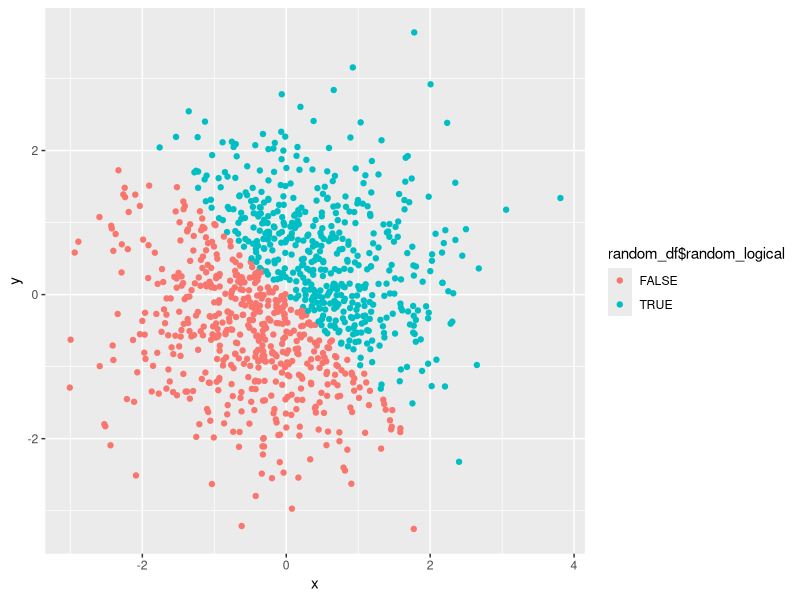
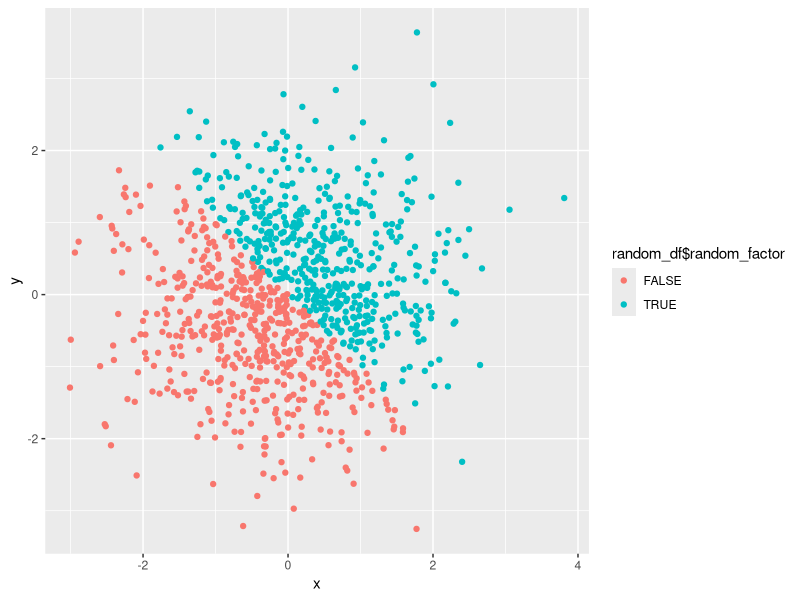
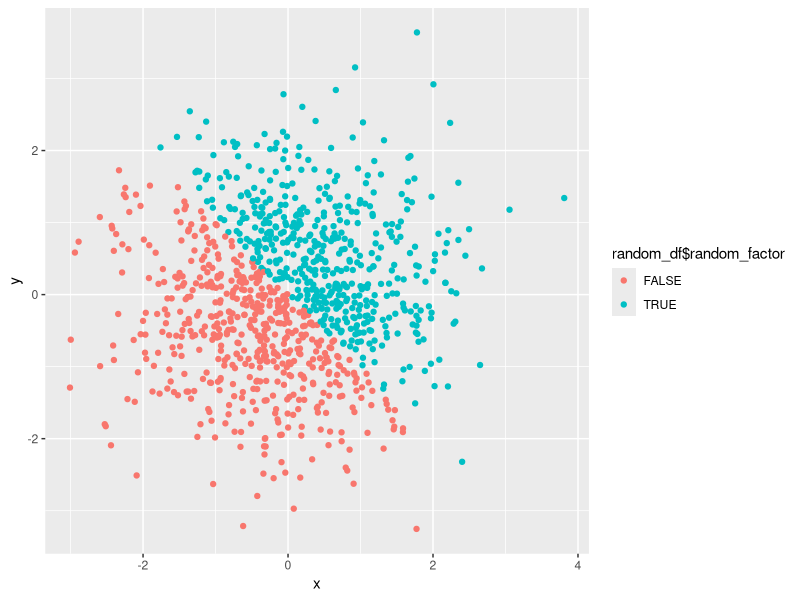
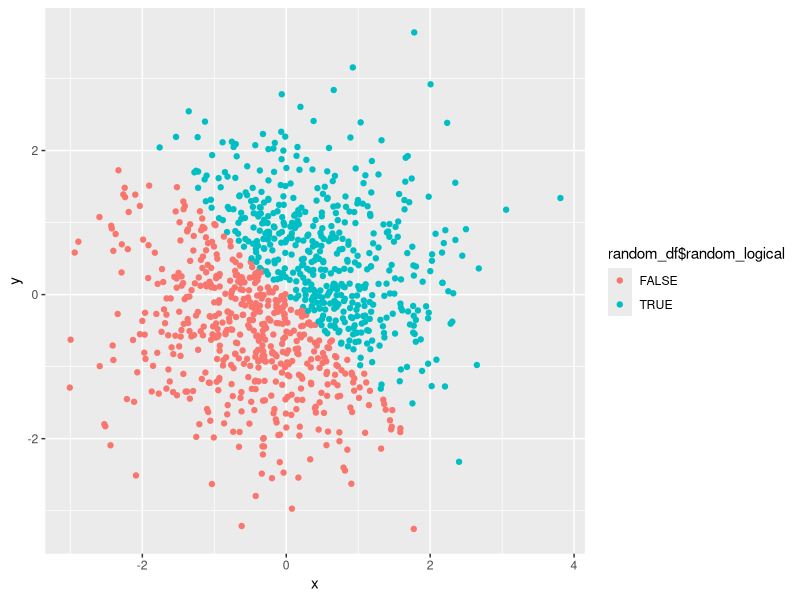

R code for these plots, in order:
## ---- chunk 1
knitr::opts_chunk$set(echo = TRUE, warning = FALSE, message = FALSE)
library (tidyverse)
## ---- chunk 2
set.seed(1)

question_one_df = tibble(
  uniform_samp = runif(10, 0, 5),
  logical_vec_one = c((uniform_samp)>2),
  character_vec_one = c("This", "is", "a", "character", "vector", "that", "has", "length", "of", "ten"),
  factor_vec_one = factor(c("male", "female","male", "female","male", "female","male", "female","male", "female")
))

## ---- chunk 3
question_one_numeric_df = tibble(
  logical_vec_one_numeric = as.numeric(question_one_df$logical_vec_one),
  character_vec_one_numeric = as.numeric(question_one_df$character_vec_one),
  factor_vec_one_numeric =  as.numeric(question_one_df$factor_vec_one)
)

## ---- chunk 4
double_conversion_df = tibble(
  character_vec_one_double = as.numeric(factor(c(question_one_df$character_vec_one))),
  factor_vec_one_double =  as.numeric(as.character(question_one_df$factor_vec_one))
)

## ---- chunk 5
set.seed(1)
random_df = tibble(
  x = rnorm(1000),
  y = rnorm(1000),
  random_logical = c((x+y)>0),
  random_numeric = as.numeric(random_logical),
  random_factor =factor(c(random_logical))
)

## ---- chunk 6

ggplot(random_df, aes(x=x,y=y, color = random_df$random_logical)) +geom_point()
ggsave("HW1Scatterplot.pdf")

ggplot(random_df, aes(x=x,y=y, color = random_df$random_factor)) +geom_point()
ggplot(random_df, aes(x=x,y=y, color = random_df$random_factor)) +geom_point()

